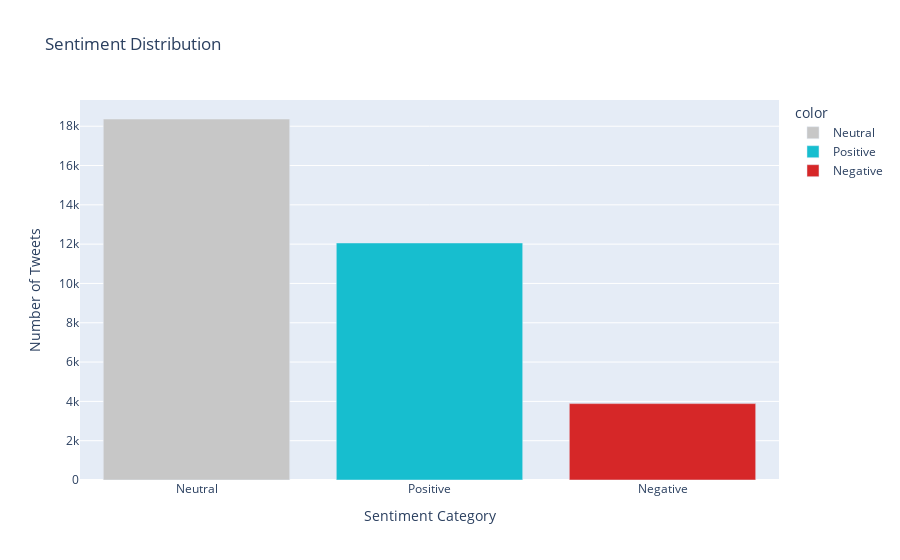

The notebook cell this image was saved under:
### Markdown cell above
# Sentiment Distribution

### Code cell
# Calculate sentiment distribution
sentiment_counts = df_cleaned['Sentiment Category'].value_counts()

custom_colours = {
        'Positive': '#17becf',  # Teal
        'Neutral': '#c7c7c7',   # Gray
        'Negative': '#d62728'   # Red
    }

fig = px.bar(
    x=sentiment_counts.index,
    y=sentiment_counts.values,
    labels={'x': 'Sentiment Category', 'y': 'Count'},
    title='Sentiment Distribution',
    color=sentiment_counts.index,
    color_discrete_map = custom_colours
)

# Customizing the layout
fig.update_layout(
    xaxis_title="Sentiment Category",
    yaxis_title="Number of Tweets",
    showlegend=True
)

fig.show()

### Figure 1 — Plotly figure (JSON) as saved in the notebook; plotly's stock layout.template omitted (floating-point values rounded to 4 significant figures)
{"data": [{"alignmentgroup": "True", "hovertemplate": "color=Neutral<br>Sentiment Category=%{x}<br>Count=%{y}<extra></extra>", "legendgroup": "Neutral", "marker": {"color": "#c7c7c7", "pattern": {"shape": ""}}, "name": "Neutral", "offsetgroup": "Neutral", "orientation": "v", "showlegend": true, "textposition": "auto", "type": "bar", "x": ["Neutral"], "xaxis": "x", "y": [18367], "yaxis": "y"}, {"alignmentgroup": "True", "hovertemplate": "color=Positive<br>Sentiment Category=%{x}<br>Count=%{y}<extra></extra>", "legendgroup": "Positive", "marker": {"color": "#17becf", "pattern": {"shape": ""}}, "name": "Positive", "offsetgroup": "Positive", "orientation": "v", "showlegend": true, "textposition": "auto", "type": "bar", "x": ["Positive"], "xaxis": "x", "y": [12060], "yaxis": "y"}, {"alignmentgroup": "True", "hovertemplate": "color=Negative<br>Sentiment Category=%{x}<br>Count=%{y}<extra></extra>", "legendgroup": "Negative", "marker": {"color": "#d62728", "pattern": {"shape": ""}}, "name": "Negative", "offsetgroup": "Negative", "orientation": "v", "showlegend": true, "textposition": "auto", "type": "bar", "x": ["Negative"], "xaxis": "x", "y": [3886], "yaxis": "y"}], "layout": {"barmode": "relative", "legend": {"title": {"text": "color"}, "tracegroupgap": 0}, "showlegend": true, "title": {"text": "Sentiment Distribution"}, "xaxis": {"anchor": "y", "domain": [0, 1], "title": {"text": "Sentiment Category"}}, "yaxis": {"anchor": "x", "domain": [0, 1], "title": {"text": "Number of Tweets"}}}}
